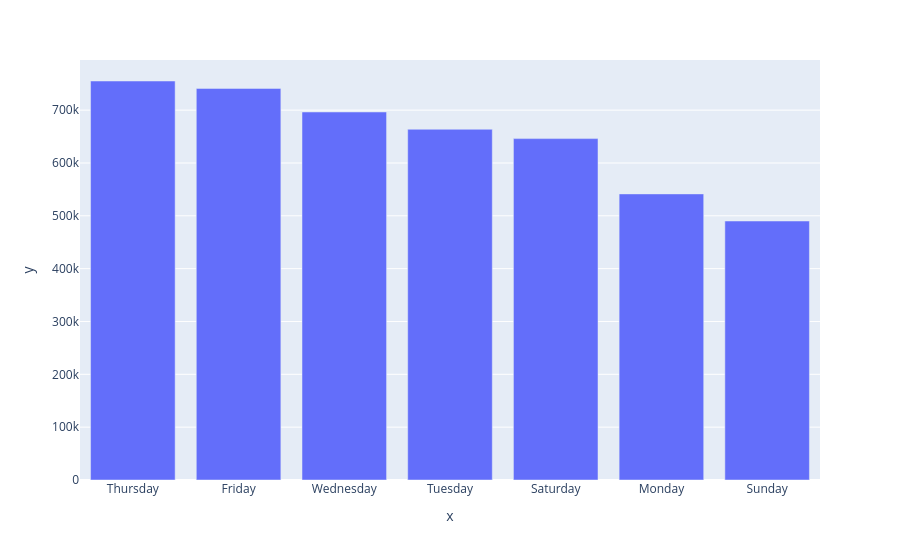

Notebook code for this chart:
### Code cell
px.bar(x = df["weekday"].value_counts().index,
       y = df["weekday"].value_counts().values)

### Figure 1 — Plotly figure (JSON) as saved in the notebook; plotly's stock layout.template omitted (floating-point values rounded to 4 significant figures)
{"data": [{"alignmentgroup": "True", "hovertemplate": "x=%{x}<br>y=%{y}<extra></extra>", "legendgroup": "", "marker": {"color": "#636efa", "pattern": {"shape": ""}}, "name": "", "offsetgroup": "", "orientation": "v", "showlegend": false, "textposition": "auto", "type": "bar", "x": ["Thursday", "Friday", "Wednesday", "Tuesday", "Saturday", "Monday", "Sunday"], "xaxis": "x", "y": [755145, 741139, 696488, 663789, 646114, 541472, 490180], "yaxis": "y"}], "layout": {"barmode": "relative", "legend": {"tracegroupgap": 0}, "margin": {"t": 60}, "xaxis": {"anchor": "y", "domain": [0, 1], "title": {"text": "x"}}, "yaxis": {"anchor": "x", "domain": [0, 1], "title": {"text": "y"}}}}
